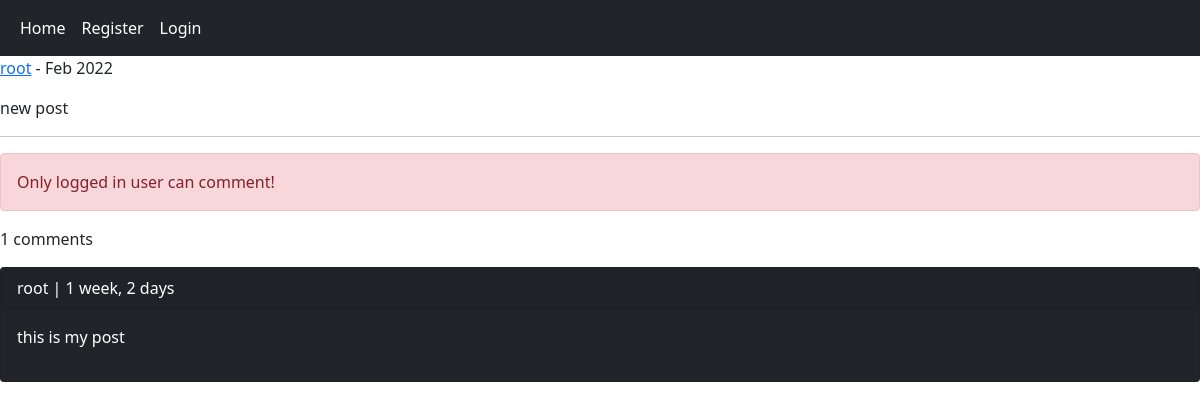
/post/4/new-post/, run on the app's committed database.
### home/models.py (models this page shows, shortened)
class Post(models.Model):
    user = models.ForeignKey(User, on_delete=models.CASCADE, related_name='posts')
    body = models.TextField()
    slug = models.SlugField()
    created_at = models.DateTimeField(auto_now_add=True)
    updated_at = models.DateTimeField(auto_now=True)
    class Meta:
        ordering = ('-updated_at',)

class Comment(models.Model):
    user = models.ForeignKey(User, on_delete=models.CASCADE, related_name='ucomments')
    post = models.ForeignKey(Post, on_delete=models.CASCADE, related_name='pcomments')
    reply = models.ForeignKey('self', on_delete=models.CASCADE, related_name='rcomments', blank=True, null=True)
    is_reply = models.BooleanField(default=False)
    body = models.TextField(max_length=400)
    created_at = models.DateTimeField(auto_now_add=True)

### home/views.py (the view, shortened to what this page needs)
# urls.py: path('post/<int:post_id>/<slug:post_slug>/', views.PostDetailView.as_view(), name='post_detail'),
class PostDetailView(View):
    form_class = CommentCreateForm
    form_class_reply = CommentReplyForm
    def setup(self, request, *args, **kwargs):
        self.post_instance = get_object_or_404(Post, pk=kwargs['post_id'], slug=kwargs['post_slug'])
        return super().setup(request, *args, **kwargs)
    def get(self, request, *args, **kwargs):
        comments = self.post_instance.pcomments.filter(is_reply=False)
        can_like = False
        if request.user.is_authenticated and self.post_instance.user_can_like(request.user):
            can_like = True
        return render(request, 'home/detail.html', {'post':self.post_instance, 'comments':comments, 'form':self.form_class, 'reply_form':self.form_class_reply, 'can_like':can_like})

### home/templates/home/detail.html (shortened to what this page needs)
{% extends 'base.html' %}
{% block content %}
    <p><a href="{% url 'account:user_profile' post.user.id %}">{{ post.user.username }}</a> - {{ post.updated_at|date:"M Y" }}</p>
    <p>{{ post.body }}</p><hr/>
    {% if request.user.is_authenticated %}
        <a href="{% url 'home:post_like' post.id %}" class="{% if can_like %}disabled{% endif %} btn btn-primary col-md-2">Like {{ post.like_counts }}</a>
        <form action="" method="post">
            {% csrf_token %}
            {{ form.as_p }}
            <input type="submit" value="Send">
        </form><br/>
    {% else %}
        <p class="alert alert-danger">Only logged in user can comment!</p>
    {% endif %}
    <p>{{ comments.count }} comments</p>
    {% for comment in comments %}
        <div class="card bg-dark text-white">
            <p class="card-header">{{ comment.user }} | {{ comment.created_at|timesince }}</p>
            <p class="card-body">{{ comment.body }}</p>
        </div><br/>
    {% empty %}
        <p>No comment yet!</p>
    {% endfor %}
{% endblock content %}

### data on the page
Post: user.username "root", updated_at "Feb 2022", body "new post"
Comment: user "root", created_at "1 week, 2 days", body "this is my post"

### other printed values
{{ comments.count }} "1"
